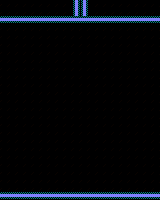

This game map was drawn from its Tiled (.tmx) file and the tilesets committed beside it. A one-line description and the full map source follow:
An orthogonal 20x25 tile map with 8x8 px tiles, 1 tile layer (Tile Layer 1).

<map version="1.9" tiledversion="1.9.2" orientation="orthogonal" renderorder="right-down" width="20" height="25" tilewidth="8" tileheight="8" infinite="0" nextlayerid="2" nextobjectid="1">
 <tileset firstgid="1" source="Blocks.tsx" />
 <layer id="1" name="Tile Layer 1" width="20" height="25">
  <data encoding="csv">
1,1,1,1,1,1,1,1,1,3,3,1,1,1,1,1,1,1,1,1,
1,1,1,1,1,1,1,1,1,3,3,1,1,1,1,1,1,1,1,1,
2,2,2,2,2,2,2,2,2,2,2,2,2,2,2,2,2,2,2,2,
1,1,1,1,1,1,1,1,1,1,1,1,1,1,1,1,1,1,1,1,
1,1,1,1,1,1,1,1,1,1,1,1,1,1,1,1,1,1,1,1,
1,1,1,1,1,1,1,1,1,1,1,1,1,1,1,1,1,1,1,1,
1,1,1,1,1,1,1,1,1,1,1,1,1,1,1,1,1,1,1,1,
1,1,1,1,1,1,1,1,1,1,1,1,1,1,1,1,1,1,1,1,
1,1,1,1,1,1,1,1,1,1,1,1,1,1,1,1,1,1,1,1,
1,1,1,1,1,1,1,1,1,1,1,1,1,1,1,1,1,1,1,1,
1,1,1,1,1,1,1,1,1,1,1,1,1,1,1,1,1,1,1,1,
1,1,1,1,1,1,1,1,1,1,1,1,1,1,1,1,1,1,1,1,
1,1,1,1,1,1,1,1,1,1,1,1,1,1,1,1,1,1,1,1,
1,1,1,1,1,1,1,1,1,1,1,1,1,1,1,1,1,1,1,1,
1,1,1,1,1,1,1,1,1,1,1,1,1,1,1,1,1,1,1,1,
1,1,1,1,1,1,1,1,1,1,1,1,1,1,1,1,1,1,1,1,
1,1,1,1,1,1,1,1,1,1,1,1,1,1,1,1,1,1,1,1,
1,1,1,1,1,1,1,1,1,1,1,1,1,1,1,1,1,1,1,1,
1,1,1,1,1,1,1,1,1,1,1,1,1,1,1,1,1,1,1,1,
1,1,1,1,1,1,1,1,1,1,1,1,1,1,1,1,1,1,1,1,
1,1,1,1,1,1,1,1,1,1,1,1,1,1,1,1,1,1,1,1,
1,1,1,1,1,1,1,1,1,1,1,1,1,1,1,1,1,1,1,1,
1,1,1,1,1,1,1,1,1,1,1,1,1,1,1,1,1,1,1,1,
1,1,1,1,1,1,1,1,1,1,1,1,1,1,1,1,1,1,1,1,
2,2,2,2,2,2,2,2,2,2,2,2,2,2,2,2,2,2,2,2
</data>
 </layer>
</map>